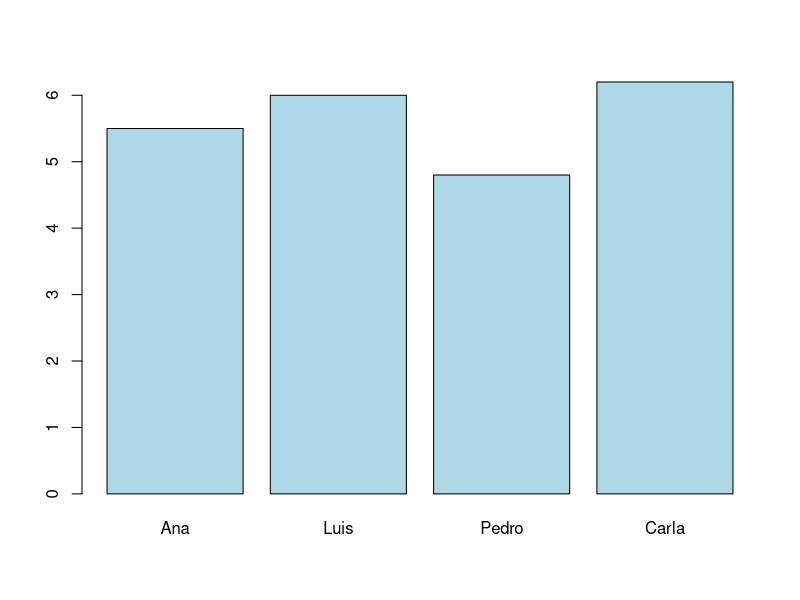

Reproduce this figure in R.
## ---- chunk 1
estudiantes <- c("Ana", "Luis", "Pedro", "Carla")
notas <- c(5.5, 6.0, 4.8, 6.2)
barplot(notas, names.arg = estudiantes, col="lightblue")
